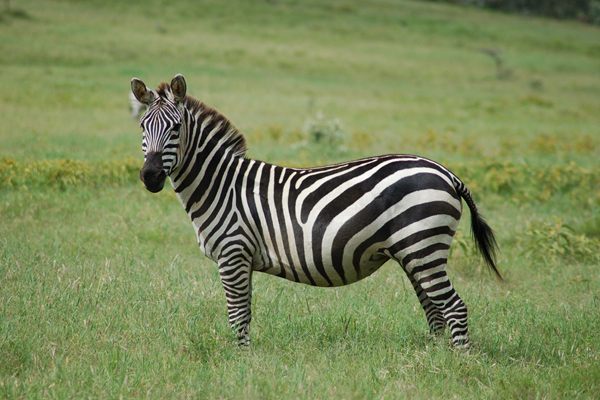
#> input picture CV/HW2/zebra.png, 600 x 400 px
$ jupyter execute Homework2_USERNAME.ipynb   (shell and % lines are left out)
#> lines starting #> are read from the running program, lines starting #| are printed output that depends on the picture
# ECE 4554 / ECE 5554 / Computer Vision
This file contains Problems 5 and 6 (the coding problems) for Homework 2.
Your job is to implement/modify the sections within this notebook that are marked with "TO DO".

##**TO DO**: Enter your Virginia Tech Username (PID) here: ____________________
(Your username is normally part of your email address, as in username@vt.edu.)

##**Honor Code reminder**

Please review the Honor Code statement in the syllabus. This is not a “team project”. If you obtained code or were inspired by code from any source except the instructor, you must cite those sources in your solution.

##**Code libraries**
 You are allowed to use NumPy and Matplotlib functions to perform matrix operations
and graphics/plotting operations. You are also allowed to use any OpenCV functions that
are provided in this start-up notebook. Do not use any other library functions without permission
from the instructor.

##**Submission guidelines** for the coding problems (Google Colab)

1. Please verify that you have entered your Virginia Tech Username in all of the appropriate places.
2. After clicking Runtime->Run all, verify that all of your solutions are visible in this notebook.
3. Click File->Save near the top of the page to save the latest version of your notebook at Google Drive.
4. Verify that the last 2 cells have executed, creating a PDF version of this notebook at Google Drive. (Note: if you face difficulty with this step, please refer to https://pypi.org/project/notebook-as-pdf/)
5. Look at the PDF file and check that all of your solutions are displayed correctly there.
6. Download your notebook file and the PDF version to your laptop.
7. On your laptop, create a ZIP version of this notebook file. (Please don't include the separate data files.) Use file name Homework2_Code_USERNAME.zip, with your own Username.
6. For your PDF version, use file name Homework2_Notebook_USERNAME.pdf, with your own Username.
7. **<span style="color:blue"> Submit these 2 files and your PDF file for Problems 1-4 SEPARATELY to Canvas.**</span> Do not zip them all together.

# Set up the enviroment

[cell 1]
# Mount your Google Drive to this notebook
# The purpose is to allow your code to access to your files
from google.colab import drive
drive.mount('/content/drive')

[cell 2]
# Change the directory to your own working directory
# Any files under your working directory are available to your code
# TO DO: If needed, edit the 'chdir' line to provide your Google-Drive directory name
import os
os.chdir('/content/drive/My Drive/Colab Notebooks/HW2/')

[cell 3]
# Import library modules
import sys
import cv2 # OpenCV library
import numpy as np
import matplotlib.pyplot as plt
from PIL import Image # PIL is the Python Imaging Library

# The following is a substitute for cv2.imshow,
# which you would use if running on your local machine but Colab does not support it
from google.colab.patches import cv2_imshow

print('Python version:', sys.version)
print('OpenCV version:', cv2.__version__)
print('NumPy version: ', np.__version__)

---
#Problem 5: Image filtering (10 points)

Write Python/OpenCV code that will apply a linear filter to an image. Demonstrate correct
operation of your code by applying filters that are commonly used for smoothing and edge detection.

For this problem, do not use any OpenCV functions other than basic operations for loading/saving/displaying image files. During the filtering operation, your code must access pixel values directly, probably with nested ’for’ loops. (We know that OpenCV has built-in functions that could be used here, such as cv2.filter2D and cv2.GaussianBlur, but you are not allowed to use them. The purpose of this problem is for you to gain a good understanding of operations at the
pixel level.)

[cell 4]
# GETTING STARTED
# Verify that you can input an image from your working directory
# and convert it to grayscale format.
# The resulting img_grayscale will be the input to the filtering operations.

filename = "zebra.png"
img_color = cv2.imread(filename, cv2.IMREAD_COLOR)
#> img_color is the input picture: shape (400, 600, 3); mean B, G, R 89.7, 136, 123.2
cv2_imshow(img_color)

print ('\n')
img_grayscale = cv2.cvtColor(img_color, cv2.COLOR_BGR2GRAY)
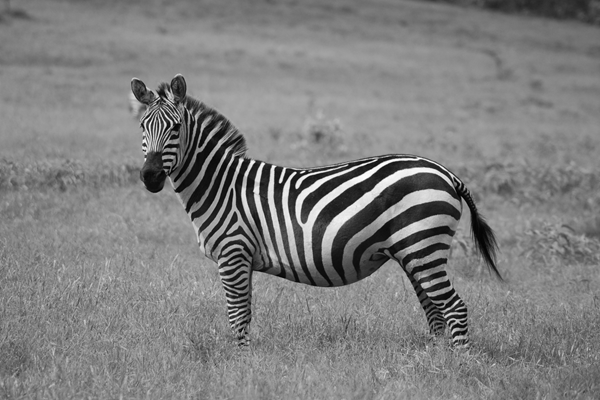
#> img_grayscale: shape (400, 600); min 0, max 255, mean 126.9
cv2_imshow(img_grayscale)

a) Write a Python function linear_filter() that accepts an image and a kernel as input parameters. Your function must create an output image by applying the kernel (also called ”filter”, ”operator”, ”template”) to the input image. This new image is returned by your function.

[cell 5]
# TO DO Write a linear filter that applies a kernel to an image
def linear_filter(img_in, kernel):
  ''' Filter an input image by applying cross-correlation with a kernel.
  Input:
  img_in: a grayscale image of any size larger than the kernel,
  in both row and column directions.
  kernel: a 2D array of floating-point values;
  you may assume that this array is square,
  with an odd number of rows and an odd number of columns;
  use the *center* of this kernel as its point of reference for filtering.

  Return value:
    an image with the same row/column size as img_in,
    but each pixel is a floating-point value;
    apply the kernel only at locations where it fits entirely within the
    input image;
    the remaining pixels (near the outside border of the output image)
    must be set to zero; for any negative values, take the absolute value;
    clip the final output so that every pixel value lies in the range 0 to 255.
  '''
  img_out = np.array(img_in) # replace this line with your code


  return img_out

Test your linear_filter() function with the following commands.

[cell 6]
# Here is an example smoothing filter,
#  approximating a 2D Gaussian function with sigma = 1.
kernel = np.array([
          [1, 4, 7, 4, 1],
          [4, 16, 26, 16, 4],
          [7, 26, 41, 26, 7],
          [4, 16, 26, 16, 4],
          [1, 4, 7, 4, 1,]], dtype=np.float64) / 273.0

# Apply the smoothing filter
img_result = linear_filter(img_grayscale, kernel)

# Plot both images to make it easy to see that they are the same size
cv2_imshow(img_grayscale)
print('\n')
cv2_imshow(img_result)

b) Write a function gaussian_kernel() that returns a new kernel of size 9x9, approximating a 2D Gaussian function with sigma = 0.89. Apply this kernel to img_grayscale, and plot the result. (You must calculate these kernel coefficients yourself. It is okay to calculate them at run-time; it is also okay to calculate them in advance and hard-code them into your function. You can use basic Python/NumPy math functions if you wish, but do not use any special OpenCV functions to create a kernel.)

[cell 7]
###################################
# TO DO: write the code
def gaussian_kernel():
  """
  Return a Gaussian kernel, to be used for image filtering
  Input parameters:
  none
  Return value:
  a kernel of size 9x9,
  approximating a 2D Gaussian function with sigma = 0.89
  """
  G = np.ones((9,9)) # replace this line with your code


  return G

Test your functions gaussian_kernel() and linear_filter with the following commands.  (Do not modify the following code block.)

[cell 8]
gaussian9x9 = gaussian_kernel()
# display the kernel; the maximum value should be at the center
plt.imshow(gaussian9x9)
plt.show()
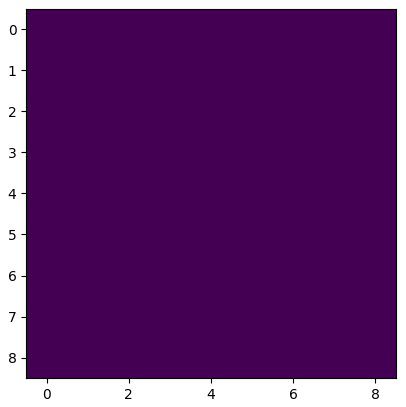
#> figure drawn by matplotlib, 1 panel
# display the filtered image
img_result = linear_filter(img_grayscale, gaussian9x9)
cv2_imshow(img_result)
